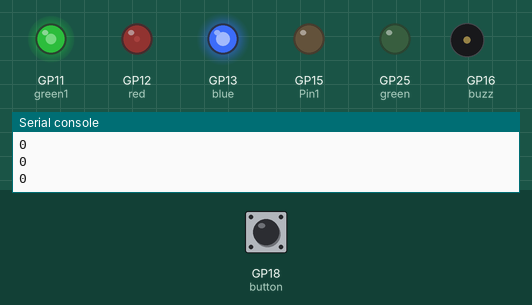
Simulated run of this program. Board: Raspberry Pi Pico running MicroPython. Parts: output pins drawn as LEDs (lit = HIGH), buzzer (waves = sounding), the last lines printed to the serial console. The test bench sets the inputs (shaded band); at power-on: GP18 (button) HIGH. Random numbers come from a fixed seed.

Above: at 1.2 s.
1.3 s: GP18 (button) pulled LOW for 0.15 s
At 7.9 s:
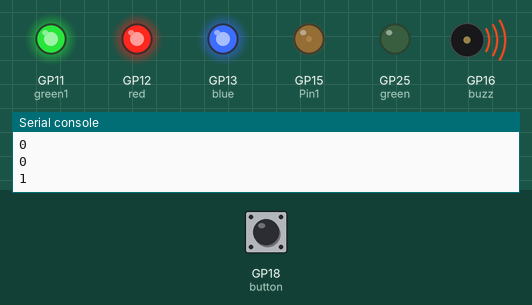
At 14.5 s:
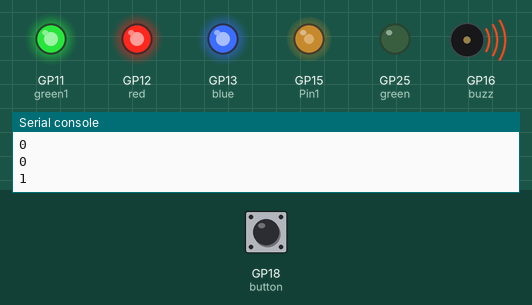
Timing chart, 0 to 16.9 s (numbered marks = the images above; inputs shaded):
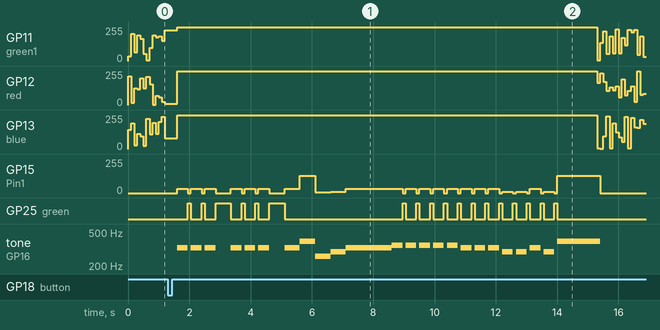

Measured:
- after the input at 1.3 s, GP15 (Pin1): 0/255 → 32/255 after 0.30 s, → 0/255 0.35 s later, → 32/255 0.10 s later, → 0/255 0.35 s later, … (42 changes in this stretch); GP25 (green): LOW → HIGH after 0.65 s, → LOW 0.10 s later, → HIGH 0.35 s later, → LOW 0.10 s later, … (36 changes in this stretch)

The program:

JingleBeethoven.py
```python
from machine import PWM, Pin
from time import sleep
from random import randint

button = Pin(18, Pin.IN, Pin.PULL_UP)
green = Pin(25, Pin.OUT)
buzz = PWM(Pin(16))
vol = 1000
Pin1 = PWM(Pin(15))
n = 0.5
b = 0
blue = PWM(Pin(13))
red = PWM(Pin(12))
green1 = PWM(Pin(11))
def note(frequency,vol,time):
   # vol = randint(0,10335) drunk jingleBells
    buzz.freq(int(frequency*n))
    buzz.duty_u16(vol)
    if vol != 0:
        Pin1.duty_u16(2 ** int(frequency / 50) )
        green.value(0)
    else:
        Pin1.duty_u16(0)
        green.value(1)
    sleep(time)

def song():
        for i in range(0,2):
            note(int(E), vol, 0.35)
            note(int(E), 0, 0.1)
            note(int(E), vol, 0.35)
            note(int(E), 0, 0.1)
            note(int(E), vol, 0.35 )
            note(int(E), 0, 0.1)

            note(int(E), 0, 0.4)


        note(int(E), vol, 0.5 )
        note(int(G), vol, 0.5 )
        note(int(C), vol, 0.5 )
        note(int(D), vol, 0.5 )
        note(int(E), vol,1.5 )

        note(int(F), vol, 0.35)
        note(int(F), 0, 0.1)
        note(int(F), vol, 0.35)
        note(int(F), 0, 0.1)
        note(int(F), vol, 0.35 )
        note(int(F), 0, 0.1)
        note(int(F), vol, 0.35 )
        note(int(F), 0, 0.1)

        note(int(F), vol, 0.35)
        note(int(F), 0, 0.1)
        note(int(E), vol, 0.35)
        note(int(F), 0, 0.1)
        note(int(E), vol, 0.35 )
        note(int(F), 0, 0.1)

        note(int(E), vol, 0.35)
        note(int(F), 0, 0.1)
        note(int(D), vol, 0.35)
        note(int(F), 0, 0.1)
        note(int(D), vol, 0.35 )
        note(int(F), 0, 0.1)
        note(int(E), vol, 0.35)
        note(int(F), 0, 0.1)
        note(int(D), vol, 0.35)
        note(int(F), 0, 0.1)
        note(int(G), vol, 1.2 )

def Bee():
    for x in (0,2):
        note(int(G), vol, 0.2 )
        note(int(G), vol, 0.2 )
        note(int(G), vol, 0.2 )
        note(int(Ef), vol, 0.7 )
        note(int(F), vol, 0.2 )
        note(int(F), vol, 0.2 )
        note(int(F), vol, 0.2 )
        note(int(D), vol, 0.7 )
    for x in (0,2):
        note(int(G), vol, 0.1 )
        note(int(G), vol, 0.1 )
        note(int(G), vol, 0.1 )
        note(int(Ef), vol, 0.6 )
        note(int(F), vol, 0.1 )
        note(int(F), vol, 0.1 )
        note(int(F), vol, 0.1 )
        note(int(D), vol, 0.6 )


def butt():
    if not button.value():
        b = 1
        print(b)
        sleep(0.3)
        if not button.value():
            b = 2
            print(b)
            green.value(1)
            Bee()

        if b == 1:
            green1.duty_u16(65335)
            red.duty_u16(65335)
            blue.duty_u16(65335)
            song()
        sleep(0.1)
    else:
        b = 0
        print(b)
        green1.duty_u16(int(randint(0,65335)))
        blue.duty_u16(int(randint(0,65335)))
        red.duty_u16(int(randint(0,65335)))
        sleep(0.1)
        buzz.duty_u16(0)
        Pin1.duty_u16(0)

Pin1.duty_u16(0)
N= 0
A = 440
Af = 466.16
B = 493.88
C = 523.25
D = 587.33
E = 659.25
F = 698.46
G = 783.99
Ef = 622.25
Df= 554.37
Gf = 739.99
G4= 392.00


notes =[440, 493.88, 523.25, 587.33, 659.25, 698.46, 783.99]

while True:
    butt()
```
